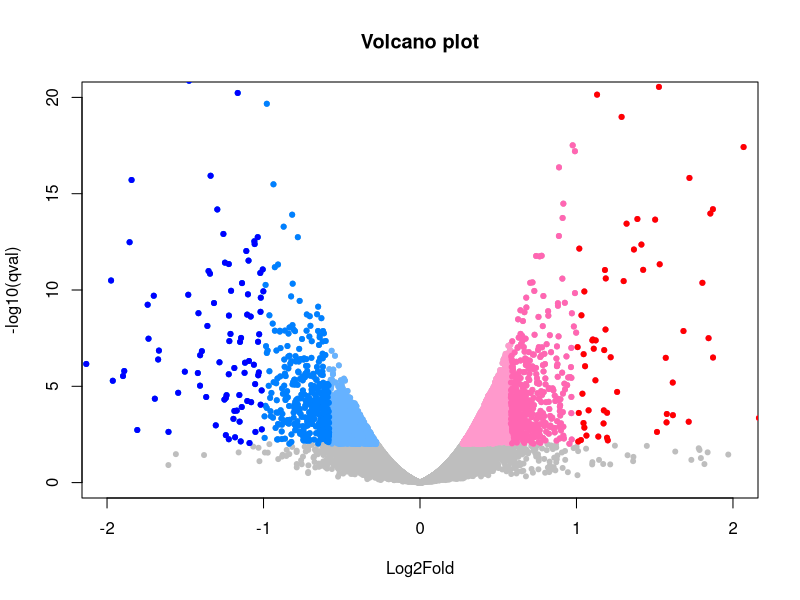

This figure's R source:

# Set wd to the current directory
setwd("/Users/Chi-Kuo/Dropbox/Diapause_transcriptome")    # Set it to your current working directory

res <- read.csv("se_valcano_plot/BLE_result.csv", header = T, sep = ",")
#head(res)

pdf("se_valcano_plot/valcano.pdf", height=11,width=8.5)


# Make a basic volcano plot
with(res, plot(Log2Fold, -log10(qval), pch=20, main="Volcano plot", xlim=c(-2,2), ylim=c(0,20), col="gray"))

# Add colored points: red if padj<0.05, orange of log2FC>1, green if both)
#with(subset(res, qval<.01 ), points(Log2Fold, -log10(qval), pch=20, col="red"))
#with(subset(res, abs(Log2Fold)>0.58), points(Log2Fold, -log10(qval), pch=20, col="orange"))
#with(subset(res, qval<.01 & abs(Log2Fold)>0.58), points(Log2Fold, -log10(qval), pch=20, col="lightgreen"))

with(subset(res, qval<.01 & Log2Fold>0), points(Log2Fold, -log10(qval), pch=20, col="#FF99CC"))
with(subset(res, qval<.01 & Log2Fold>0.58), points(Log2Fold, -log10(qval), pch=20, col="#FF66B2"))
with(subset(res, qval<.01 & Log2Fold>1), points(Log2Fold, -log10(qval), pch=20, col="#FF0000"))


with(subset(res, qval<.01 & Log2Fold<0), points(Log2Fold, -log10(qval), pch=20, col="#66B2FF"))
with(subset(res, qval<.01 & Log2Fold<(-0.58)), points(Log2Fold, -log10(qval), pch=20, col="#0080FF"))
with(subset(res, qval<.01 & Log2Fold<(-1)), points(Log2Fold, -log10(qval), pch=20, col="#0000FF"))

# Label points with the textxy function from the calibrate plot
#library(calibrate)
#with(subset(res, qval<.001 & abs(Log2Fold)>2), textxy(Log2Fold, -log10(qval), labs=id, cex=.8))


dev.off()

